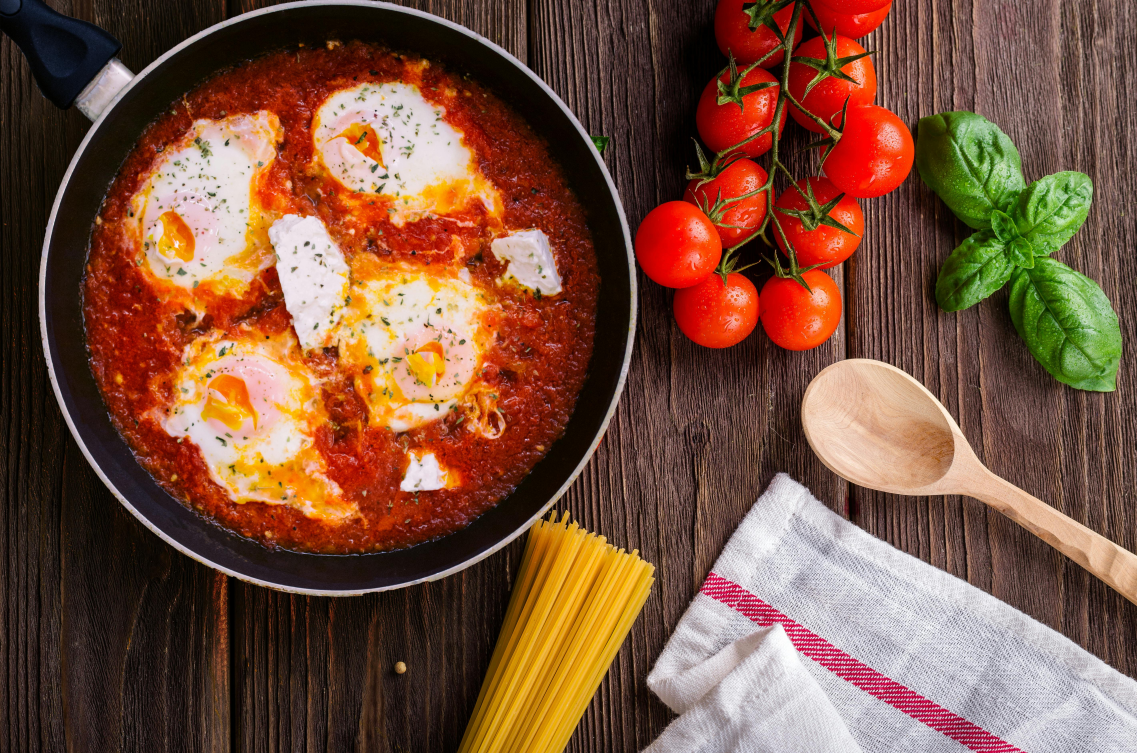
#> input picture Photos/pexels-dana-tentis-118658-691114.jpg, 5685 x 3765 px, found by its file name (shown at 1/5 size)
$ python masking.py
#> lines starting #> are read from the running program, lines starting #| are printed output that depends on the picture; after the words box and inside, x2 and y2 are one past the last pixel; in counts of white or black regions, pixels touching at a corner belong together
import cv2 as cv
import numpy as np

img=cv.imread('/Users/Development/OpenCV/Photos/pexels-dana-tentis-118658-691114.jpg')
#> img is the input picture: shape (3765, 5685, 3); mean B, G, R 61.7, 82.4, 122.2

blank=np.zeros(img.shape[:2],dtype='uint8')
cv.imshow('Blank Image',blank)
mask=cv.circle(blank,(img.shape[1]//2,img.shape[0]//2),1500,255,-1)
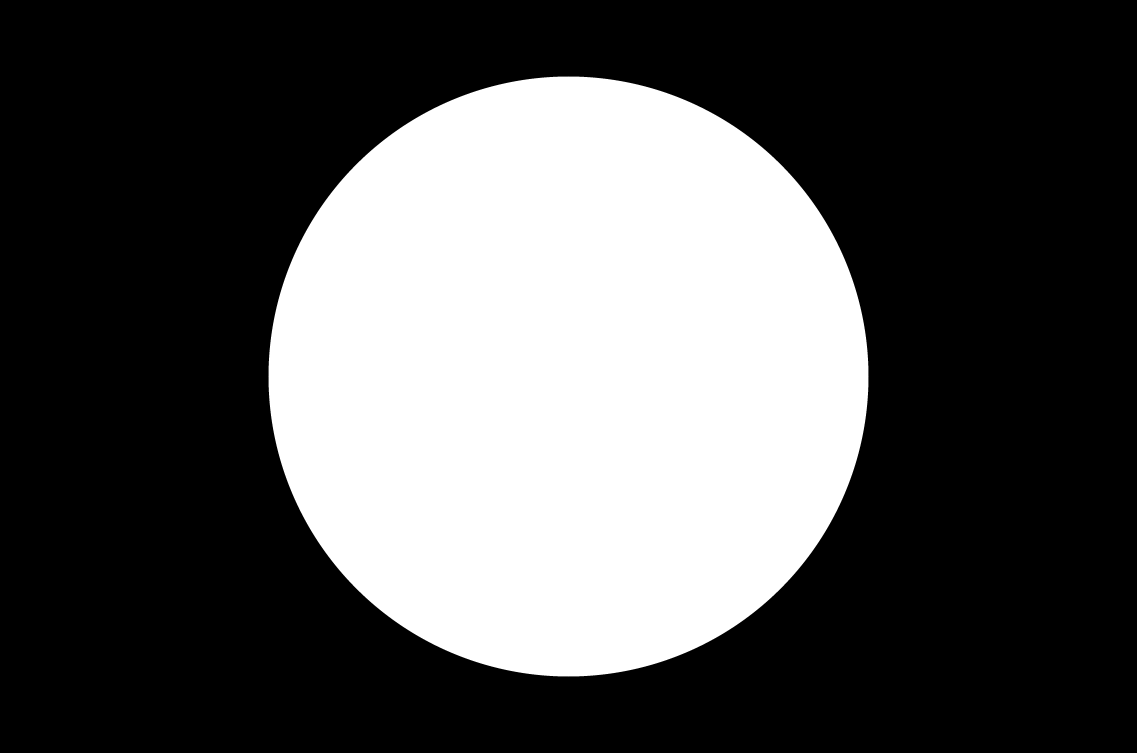
#> blank: shape (3765, 5685) (shown at 1/5 size); 33% white; 1 white region, box (x1, y1, x2, y2) and area: (1342, 382, 4343, 3383) 7068569
cv.imshow('Mask',mask)
cv.waitKey(0)

masked=cv.bitwise_and(img,img,mask=mask)
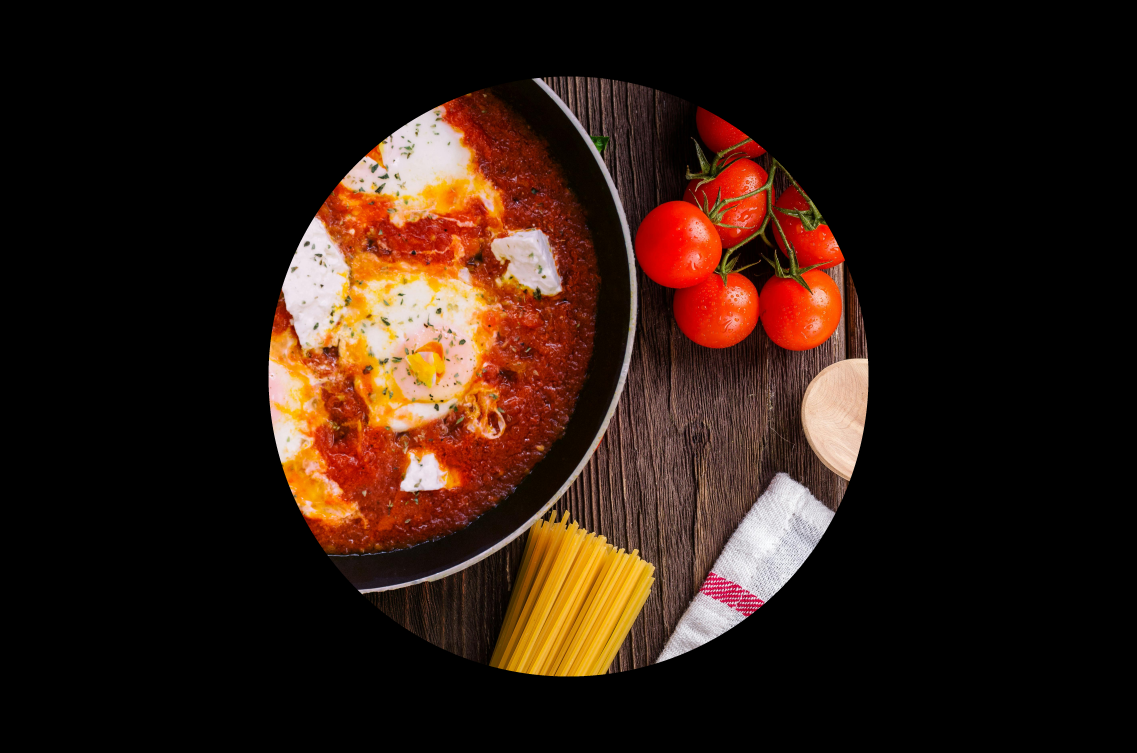
#> masked: shape (3765, 5685, 3) (shown at 1/5 size); mean B, G, R 17.7, 27.5, 47.2
cv.imshow('Masked image',masked)
cv.waitKey(0)

masked2=cv.bitwise_or(img,img,mask=mask)
cv.imshow('Masked again image',masked2)
cv.waitKey(0)

$ run again, with Photos/pexels-ferdie-drone-297619-13874296.jpg copied over Photos/pexels-dana-tentis-118658-691114.jpg
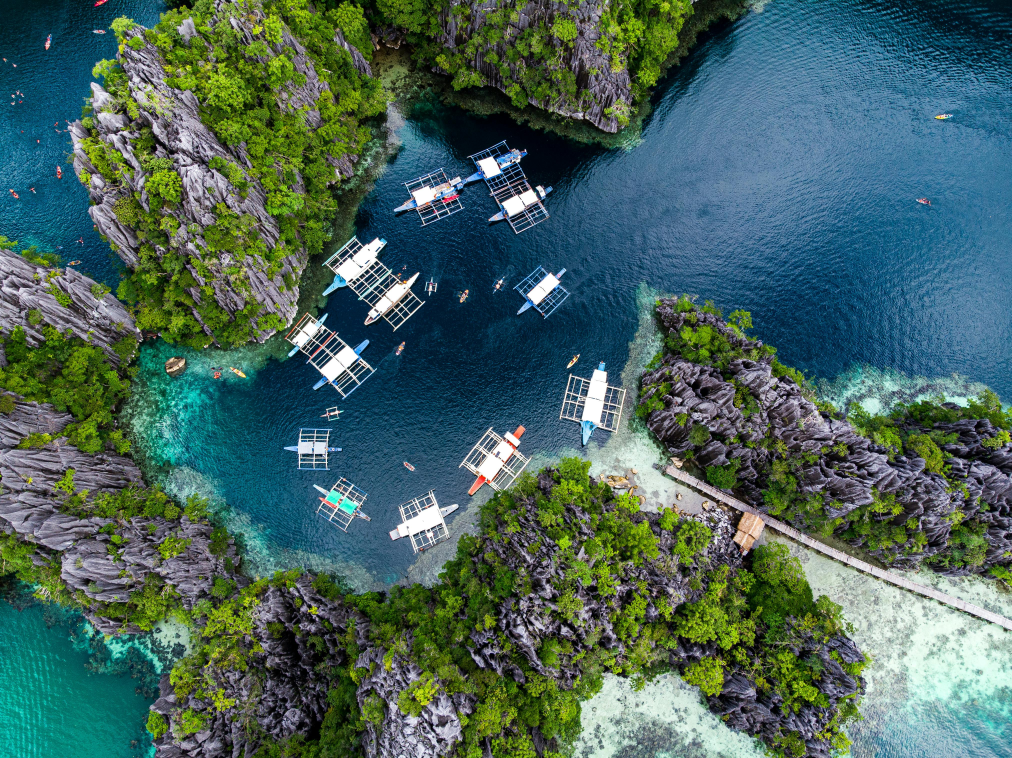
#> input picture Photos/pexels-ferdie-drone-297619-13874296.jpg, 4048 x 3032 px, found by its file name (shown at 1/4 size)
#> img is the input picture: shape (3032, 4048, 3); mean B, G, R 93, 100.7, 71.3
#> `mask=cv.circle(blank,(img.shape[1]//2,img.shape[0]//2),1500,255,-1)`:
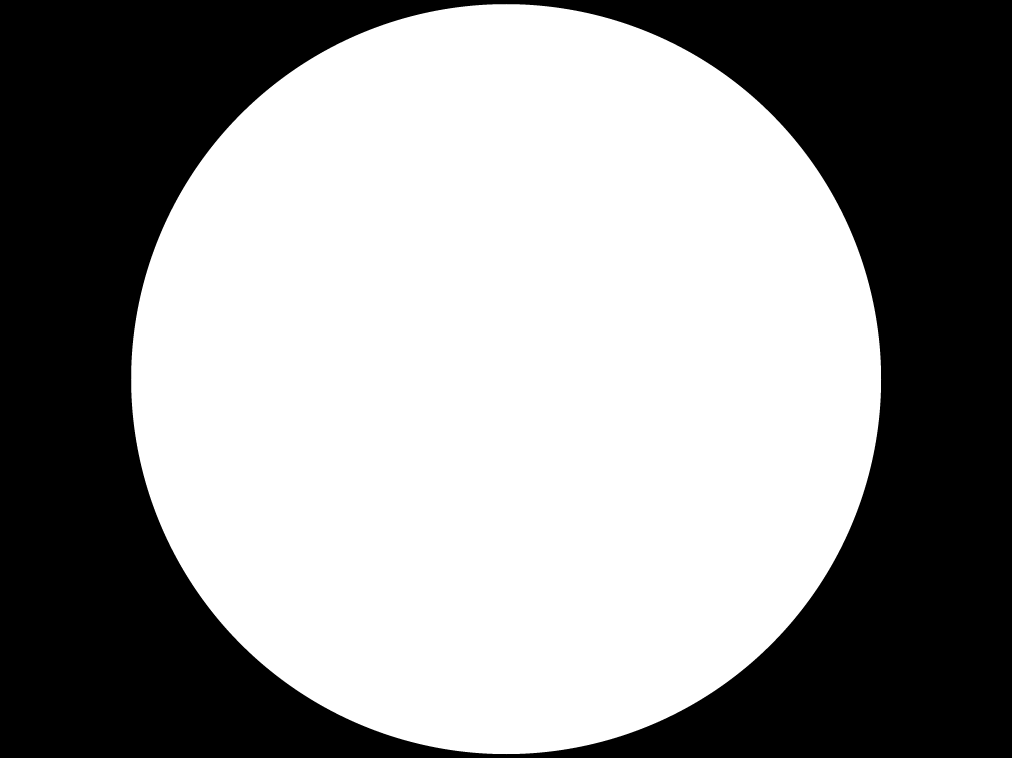
#> blank: shape (3032, 4048) (shown at 1/4 size); 57.6% white; 1 black region, box (x1, y1, x2, y2) and area: (0, 0, 4048, 3032) 5204967
#> `masked=cv.bitwise_and(img,img,mask=mask)`:
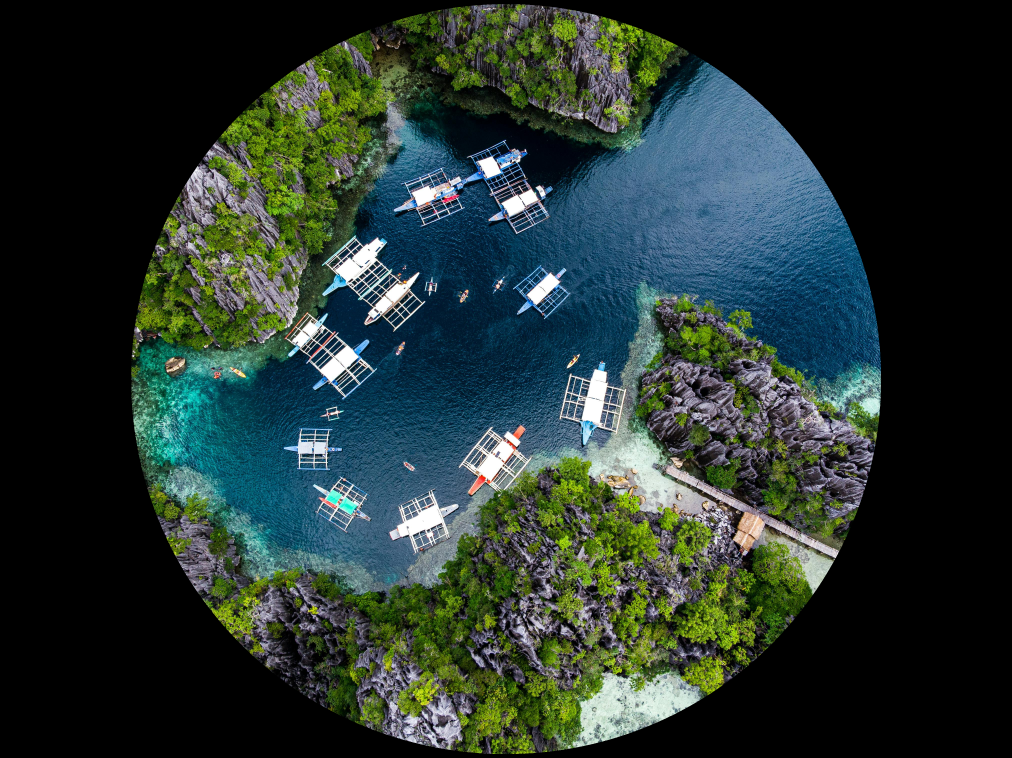
#> masked: shape (3032, 4048, 3) (shown at 1/4 size); mean B, G, R 48.6, 53.5, 38.6
